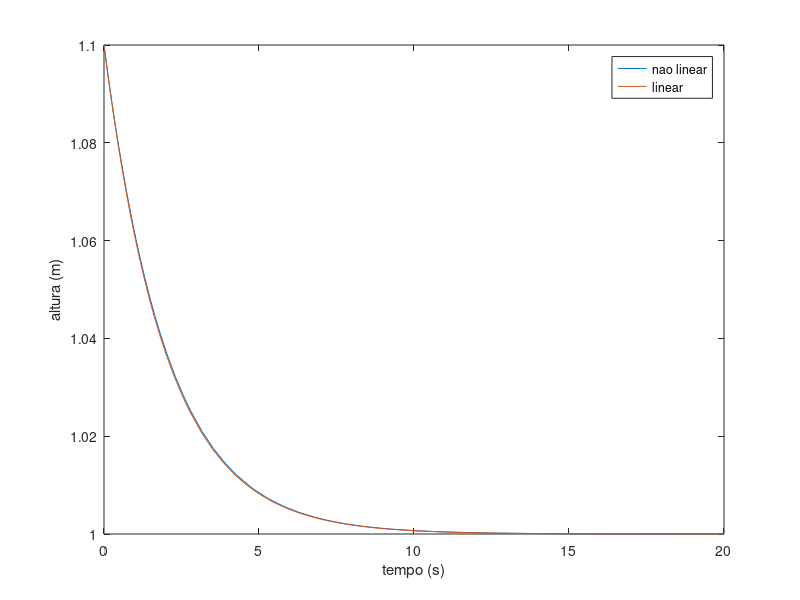

MATLAB code to generate this figure:


% definindo dinamica para ser simulada:
A = 1; %m2
k = 1;
q_bar = 1;
delta_q = 0;
q = q_bar + delta_q; %m3/s
dinamica = @(t,h) q/A - k*sqrt(h)/A;

h_bar = (q_bar/k)^2;
dinamica_linear = @(t, delta_h) -k/(2*A*sqrt(h_bar)) * delta_h + 1/A * delta_q; 

delta_h0 = 0.1;
h0 = h_bar + delta_h0; %m
% integracao usando ode45
[Tvec hvec] = ode45(dinamica, [0 20], h0);

% integracao da equacao linearizada
[Tvec_lin delta_hvec_lin] = ode45(dinamica_linear, [0 20], delta_h0);

figure;
plot(Tvec,hvec); hold all;
plot(Tvec_lin, delta_hvec_lin + h_bar)
xlabel('tempo (s)');
ylabel('altura (m)');
legend('nao linear', 'linear')
